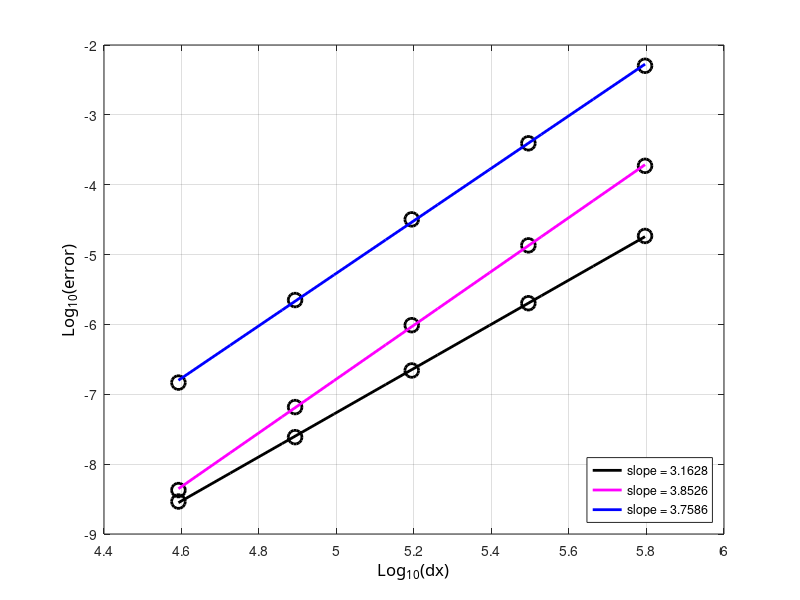

The MATLAB source for this figure:
clc; clear all; close all;

radius=6371220;
N=[16 32 64 128 256];
dx=2*pi*radius./(4*N);
e1=[1.8475*10^-5 2.0130*10^-6 2.1919*10^-7 2.4346*10^-8 2.9159*10^-9];
e2=[1.8636*10^-4 1.3545*10^-5 9.7564*10^-7 6.5592*10^-8 4.2563*10^-9];
e3=[5.0425*10^-3 3.9160*10^-4 3.1917*10^-5 2.2341*10^-6 1.4700*10^-7];

ldx=log10(dx);
le1=log10(e1);
le2=log10(e2);
le3=log10(e3);

%% plot 1
figure(11); 
%% curve 1
hl1=plot(ldx,le1,'ok');
set(hl1,'LineWidth',2.0);
set(hl1,'MarkerSize',10);
set(hl1,'MarkerEdgeColor','k');

hold on;
[a1,b1]=polyfit(ldx,le1,1);
tt=linspace(min(ldx),max(ldx),10);
lsq1=a1(2)+a1(1)*tt;
% %% courbes...
hlf1=plot(tt,lsq1,'-k');
set(hlf1,'LineWidth',2.0);


%% curve 2
hl1=plot(ldx,le2,'ok');
set(hl1,'LineWidth',2.0);
set(hl1,'MarkerSize',10);
set(hl1,'MarkerEdgeColor','k');

hold on;
[a2,b1]=polyfit(ldx,le2,1);
tt=linspace(min(ldx),max(ldx),10);
lsq1=a2(2)+a2(1)*tt;
% %% courbes...
hlf2=plot(tt,lsq1,'-m');
set(hlf2,'LineWidth',2.0);

%% curve 3
hl1=plot(ldx,le3,'ok');
set(hl1,'LineWidth',2.0);
set(hl1,'MarkerSize',10);
set(hl1,'MarkerEdgeColor','k');

hold on;
[a3,b1]=polyfit(ldx,le3,1);
tt=linspace(min(ldx),max(ldx),10);
lsq1=a3(2)+a3(1)*tt;
% %% courbes...
hlf3=plot(tt,lsq1,'-b');
set(hlf3,'LineWidth',2.0);

ha=gca;
xa=get(gca,'Xlabel');
set(ha,'Xgrid','on');
set(xa,'String','Log_{10}(dx)');
set (xa,'FontName','Calibri');
set(xa,'FontSize',12);

% ylabel
ha=gca;
ya=get(gca,'Ylabel');
set(ha,'Ygrid','on');
set(ya,'String','Log_{10}(error)');
set (ya,'FontName','Calibri');
set(ya,'FontSize',12);

%% legend
legend([hlf1,hlf2,hlf3],{['slope = ' num2str(a1(1))],['slope = ' num2str(a2(1))],['slope = ' num2str(a3(1))]},'Location','SouthEast')
